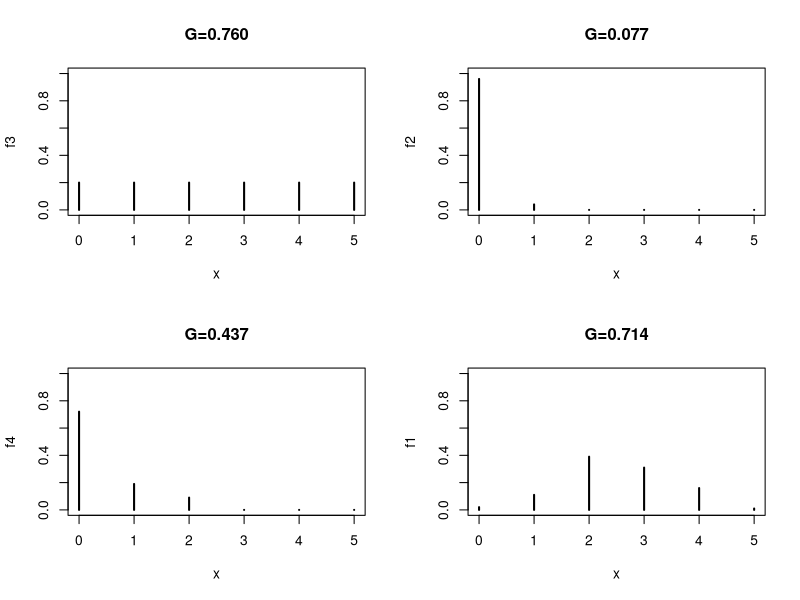

Here is the R script that generated this plot:
gini <- function(c) {
f <- c/sum(c)
  return(1-sum(c^2))
}
#
set.seed(0)
x1 <- rbinom(100, 5, 0.5)
f1 <- table(x1)/100
x2 <- ordered(rbinom(100, 5, 0.01), levels=0:5)
f2 <- table(x2)/100
x3 <- ordered(rep(0:5, 20), levels=0:5)
f3 <- table(x3)/100
#f3 <- rep(20, 6)/100
#names(f3) <- 0:5
x4 <- ordered(rbinom(100, 5, 0.1), levels=0:5)
f4 <- table(x4)/100
#
pdf("gini.pdf")
par(mfrow=c(2,2))
ylim<-c(0, 1)
plot(f3, type="h", ylim=ylim, xlab="x", main=sprintf("G=%.3f", gini(f3)))
plot(f2, ylim=ylim, xlab="x", main=sprintf("G=%.3f", gini(f2)))
plot(f4, ylim=ylim, xlab="x", main=sprintf("G=%.3f", gini(f4)))
plot(f1, ylim=ylim, xlab="x", main=sprintf("G=%.3f", gini(f1)))
dev.off()
if (interactive()) browseURL(paste0(getwd(),"/gini.pdf"))
